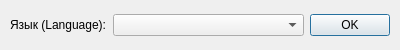
<?xml version="1.0" encoding="UTF-8"?>
<ui version="4.0">
 <class>Dialog</class>
 <widget class="QDialog" name="Dialog">
  <property name="geometry">
   <rect>
    <x>0</x>
    <y>0</y>
    <width>400</width>
    <height>50</height>
   </rect>
  </property>
  <property name="minimumSize">
   <size>
    <width>360</width>
    <height>50</height>
   </size>
  </property>
  <property name="windowTitle">
   <string>Язык / Language</string>
  </property>
  <layout class="QHBoxLayout" name="horizontalLayout">
   <property name="leftMargin"><number>10</number></property>
   <property name="topMargin"><number>10</number></property>
   <property name="rightMargin"><number>10</number></property>
   <property name="bottomMargin"><number>10</number></property>
   <item>
    <widget class="QLabel" name="label">
     <property name="text">
      <string>Язык (Language):</string>
     </property>
    </widget>
   </item>
   <item>
    <widget class="QComboBox" name="comboBox">
     <property name="sizePolicy">
      <sizepolicy hsizetype="Expanding" vsizetype="Fixed">
       <horstretch>1</horstretch>
       <verstretch>0</verstretch>
      </sizepolicy>
     </property>
    </widget>
   </item>
   <item>
    <widget class="QPushButton" name="pushButton">
     <property name="text">
      <string>OK</string>
     </property>
     <property name="default">
      <bool>true</bool>
     </property>
    </widget>
   </item>
  </layout>
 </widget>
 <resources/>
 <connections/>
</ui>
